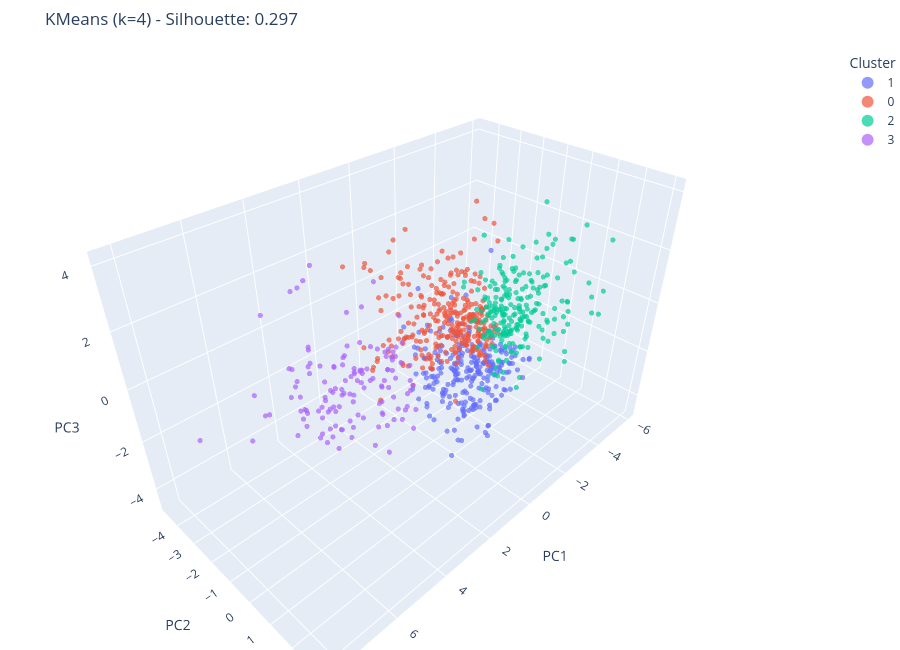
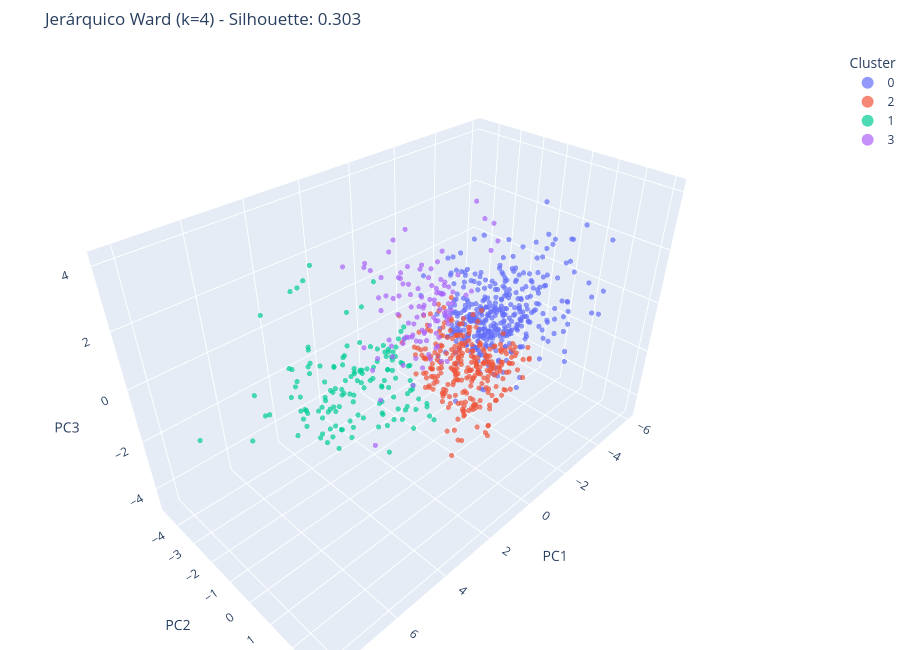
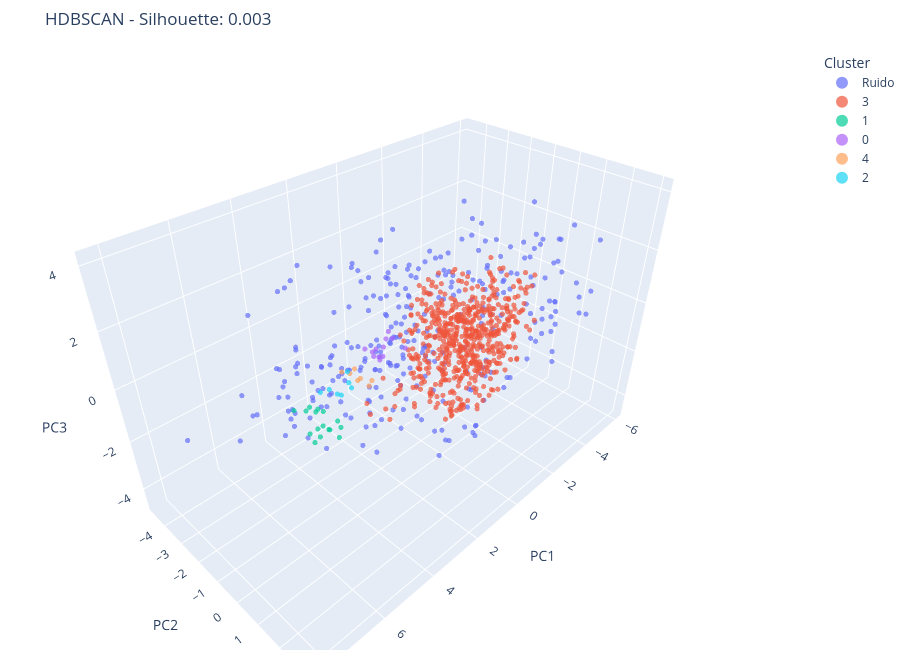

Notebook code cell kept with these figures, in order:
### Code cell
for titulo, labels_metodo in resultados.items():
    plot_clusters_3d(X, labels_metodo, titulo)

### Figure 1 — Plotly figure (JSON) as saved in the notebook; plotly's stock layout.template omitted (floating-point values rounded to 4 significant figures; data arrays with more than 128 entries replaced by an {"elided": "..."} marker saying what was removed)
{"data": [{"hovertemplate": "<b>%{hovertext}</b><br><br>Cluster=1<br>PC1=%{x}<br>PC2=%{y}<br>PC3=%{z}<extra></extra>", "hovertext": {"elided": "261 str values"}, "legendgroup": "1", "marker": {"color": "#636efa", "opacity": 0.7, "size": 3, "symbol": "circle"}, "mode": "markers", "name": "1", "scene": "scene", "showlegend": true, "type": "scatter3d", "x": {"elided": "261 float values"}, "y": {"elided": "261 float values"}, "z": {"elided": "261 float values"}}, {"hovertemplate": "<b>%{hovertext}</b><br><br>Cluster=0<br>PC1=%{x}<br>PC2=%{y}<br>PC3=%{z}<extra></extra>", "hovertext": {"elided": "299 str values"}, "legendgroup": "0", "marker": {"color": "#EF553B", "opacity": 0.7, "size": 3, "symbol": "circle"}, "mode": "markers", "name": "0", "scene": "scene", "showlegend": true, "type": "scatter3d", "x": {"elided": "299 float values"}, "y": {"elided": "299 float values"}, "z": {"elided": "299 float values"}}, {"hovertemplate": "<b>%{hovertext}</b><br><br>Cluster=2<br>PC1=%{x}<br>PC2=%{y}<br>PC3=%{z}<extra></extra>", "hovertext": {"elided": "229 str values"}, "legendgroup": "2", "marker": {"color": "#00cc96", "opacity": 0.7, "size": 3, "symbol": "circle"}, "mode": "markers", "name": "2", "scene": "scene", "showlegend": true, "type": "scatter3d", "x": {"elided": "229 float values"}, "y": {"elided": "229 float values"}, "z": {"elided": "229 float values"}}, {"hovertemplate": "<b>%{hovertext}</b><br><br>Cluster=3<br>PC1=%{x}<br>PC2=%{y}<br>PC3=%{z}<extra></extra>", "hovertext": {"elided": "130 str values"}, "legendgroup": "3", "marker": {"color": "#ab63fa", "opacity": 0.7, "size": 3, "symbol": "circle"}, "mode": "markers", "name": "3", "scene": "scene", "showlegend": true, "type": "scatter3d", "x": {"elided": "130 float values"}, "y": {"elided": "130 float values"}, "z": {"elided": "130 float values"}}], "layout": {"height": 650, "legend": {"itemsizing": "constant", "title": {"text": "Cluster"}, "tracegroupgap": 0}, "margin": {"b": 0, "l": 0, "r": 0, "t": 50}, "scene": {"domain": {"x": [0, 1], "y": [0, 1]}, "xaxis": {"title": {"text": "PC1"}}, "yaxis": {"title": {"text": "PC2"}}, "zaxis": {"title": {"text": "PC3"}}}, "title": {"text": "KMeans (k=4) - Silhouette: 0.297"}}}

### Figure 2 — Plotly figure (JSON) as saved in the notebook; plotly's stock layout.template omitted (floating-point values rounded to 4 significant figures; data arrays with more than 128 entries replaced by an {"elided": "..."} marker saying what was removed)
{"data": [{"hovertemplate": "<b>%{hovertext}</b><br><br>Cluster=0<br>PC1=%{x}<br>PC2=%{y}<br>PC3=%{z}<extra></extra>", "hovertext": {"elided": "391 str values"}, "legendgroup": "0", "marker": {"color": "#636efa", "opacity": 0.7, "size": 3, "symbol": "circle"}, "mode": "markers", "name": "0", "scene": "scene", "showlegend": true, "type": "scatter3d", "x": {"elided": "391 float values"}, "y": {"elided": "391 float values"}, "z": {"elided": "391 float values"}}, {"hovertemplate": "<b>%{hovertext}</b><br><br>Cluster=2<br>PC1=%{x}<br>PC2=%{y}<br>PC3=%{z}<extra></extra>", "hovertext": {"elided": "280 str values"}, "legendgroup": "2", "marker": {"color": "#EF553B", "opacity": 0.7, "size": 3, "symbol": "circle"}, "mode": "markers", "name": "2", "scene": "scene", "showlegend": true, "type": "scatter3d", "x": {"elided": "280 float values"}, "y": {"elided": "280 float values"}, "z": {"elided": "280 float values"}}, {"hovertemplate": "<b>%{hovertext}</b><br><br>Cluster=1<br>PC1=%{x}<br>PC2=%{y}<br>PC3=%{z}<extra></extra>", "hovertext": {"elided": "143 str values"}, "legendgroup": "1", "marker": {"color": "#00cc96", "opacity": 0.7, "size": 3, "symbol": "circle"}, "mode": "markers", "name": "1", "scene": "scene", "showlegend": true, "type": "scatter3d", "x": {"elided": "143 float values"}, "y": {"elided": "143 float values"}, "z": {"elided": "143 float values"}}, {"hovertemplate": "<b>%{hovertext}</b><br><br>Cluster=3<br>PC1=%{x}<br>PC2=%{y}<br>PC3=%{z}<extra></extra>", "hovertext": ["02077", "02082", "13029", "16003", "16013", "16029", "16036", "16040", "16041", "16062", "16110", "16115", "16143", "16149", "16165", "16176", "16189", "16213", "16217", "16218", "16228", "16231", "16240", "16243", "16259", "16269", "16275", "16279", "19005", "19007", "19009", "19011", "19015", "19017", "19020", "19034", "19037", "19050", "19054", "19061", "19066", "19070", "19074", "19079", "19088", "19102", "19111", "19112", "19115", "19118", "19121", "19123", "19125", "19136", "19139", "19146", "19155", "19165", "19166", "19170", "19172", "19177", "19182", "19184", "19189", "19194", "19195", "19197", "19202", "19203", "19208", "19211", "19228", "19232", "19233", "19234", "19238", "19242", "19257", "19262", "19263", "19267", "19277", "19281", "19298", "19307", "19308", "19318", "19325", "19329", "19330", "19334", "19335", "45008", "45017", "45042", "45058", "45075", "45080", "45093", "45108", "45120", "45129", "45159", "45194"], "legendgroup": "3", "marker": {"color": "#ab63fa", "opacity": 0.7, "size": 3, "symbol": "circle"}, "mode": "markers", "name": "3", "scene": "scene", "showlegend": true, "type": "scatter3d", "x": [-0.7299, -0.3616, -0.6444, 0.2601, -1.112, -0.3927, 0.2813, 0.4969, -0.2196, -0.2098, -0.2022, 0.1107, -0.4806, 0.6148, -0.6931, -1.107, 0.0271, -0.5639, -0.5605, -0.03677, -0.4511, -0.5836, -0.01636, -0.1766, -1.544, -0.1122, -0.2621, 1.635, 1.808, 1.106, -0.4168, 1.235, 0.4878, -0.05876, 0.5765, -0.006992, -0.05258, 0.8137, -0.2965, 0.08052, -0.6441, 1.288, 1.077, -0.2924, 1.872, -0.4184, -0.1043, 1.345, 0.1149, -0.5036, 0.7691, -0.6097, -0.5919, 0.2444, 0.03537, -0.1966, 1.466, 0.1798, 0.06382, -0.58, 0.2433, -0.6295, 0.8697, 0.8783, 1.53, -0.2777, -0.05197, 0.06096, 0.7872, 0.5384, -1.062, 0.5757, 0.9473, -0.001106, 0.3034, -0.5234, 0.2711, 0.6628, 1.548, -1.829, 0.7359, -0.4732, -0.5378, -0.6655, -0.5001, 0.5711, -0.2208, 0.1055, -0.5461, -1.362, 0.06718, -0.223, -0.5232, 0.06711, -0.1936, 0.2064, 0.1497, -0.3411, 0.007382, 0.2129, -0.3847, 0.5222, -0.6205, 0.4729, -0.9185], "y": [-1.953, -1.558, -1.455, -1.903, 0.3925, -1.95, -0.7522, -1.423, -0.8432, -1.91, -0.6818, -0.564, -2.128, -1.28, -1.951, -0.4919, -0.4512, -0.9995, -1.518, -0.9449, -0.7207, -1.425, -1.638, -0.2938, -0.1334, -0.4224, -3.863, -1.891, -3.335, -1.547, -0.9018, -0.9937, -2.568, -2.357, -2.03, -4.12, -1.631, -3.433, -0.955, -2.686, -2.749, -1.935, -2.678, -1.695, -2.07, -0.7473, -1.389, -2.649, -2.609, -1.256, -1.351, -1.271, -2.874, 1.238, -2.458, -2.758, -2.72, -2.19, -1.036, -2.342, -2.873, -0.9882, -1.703, -0.1703, -1.354, -1.368, -2.57, -1.528, -1.259, -2.577, -3.359, -1.286, -1.407, -1.735, -1.019, -1.579, -1.257, -1.394, -0.2808, -2.689, -2.157, -2.49, -1.22, -1.164, -1.451, -3.976, -1.879, -0.8202, -3.844, -0.3523, -0.7788, -3.88, -1.287, -0.7714, -0.64, -1.337, 0.3334, -0.8745, -3.805, -1.026, 0.09118, -2.009, -1.594, -1.06, -2.238], "z": [1.453, 1.139, -0.9591, 0.9197, 3.151, -0.1589, 1.63, -1.236, 0.4854, -1.14, 1.52, 1.86, 0.4161, -0.4105, 0.3077, 4.132, 0.3664, 0.6103, 0.8051, -0.7766, 0.8004, 0.8378, -0.4567, 2.107, 3.398, 1.481, 0.5475, 1.393, 1.971, 1.382, 0.1034, 2.071, -1.758, 1.636, 1.587, 0.8189, 0.4011, 1.674, 1.413, -0.261, -1.562, 1.298, -1.592, -1.038, -4.657, 0.5429, -0.1883, -1.933, 1.209, 0.8861, 0.922, 0.8421, -1.008, 3.647, -1.183, -2.587, 2.052, -0.8972, 1.012, -0.09073, -1.583, 0.1218, 2.035, 3.001, 1.555, 0.04409, 0.9162, -1.917, -2.122, 2.298, -2.077, 0.4842, 3.616, 1.806, -0.9769, 0.3717, -0.2639, -0.2072, 2.348, -2.607, 2.933, -0.8109, -1.788, 0.1977, -0.7175, -2.037, 1.813, 0.3393, -2.179, 3.539, 0.7806, -0.776, 2.412, 1.854, -1.309, 0.7417, 1.801, 0.2967, -4.682, -1.21, 1.612, -0.9101, -0.3367, -0.01345, 0.9337]}], "layout": {"height": 650, "legend": {"itemsizing": "constant", "title": {"text": "Cluster"}, "tracegroupgap": 0}, "margin": {"b": 0, "l": 0, "r": 0, "t": 50}, "scene": {"domain": {"x": [0, 1], "y": [0, 1]}, "xaxis": {"title": {"text": "PC1"}}, "yaxis": {"title": {"text": "PC2"}}, "zaxis": {"title": {"text": "PC3"}}}, "title": {"text": "Jerárquico Ward (k=4) - Silhouette: 0.303"}}}

### Figure 3 — Plotly figure (JSON) as saved in the notebook; plotly's stock layout.template omitted (floating-point values rounded to 4 significant figures; data arrays with more than 128 entries replaced by an {"elided": "..."} marker saying what was removed)
{"data": [{"hovertemplate": "<b>%{hovertext}</b><br><br>Cluster=Ruido<br>PC1=%{x}<br>PC2=%{y}<br>PC3=%{z}<extra></extra>", "hovertext": {"elided": "289 str values"}, "legendgroup": "Ruido", "marker": {"color": "#636efa", "opacity": 0.7, "size": 3, "symbol": "circle"}, "mode": "markers", "name": "Ruido", "scene": "scene", "showlegend": true, "type": "scatter3d", "x": {"elided": "289 float values"}, "y": {"elided": "289 float values"}, "z": {"elided": "289 float values"}}, {"hovertemplate": "<b>%{hovertext}</b><br><br>Cluster=3<br>PC1=%{x}<br>PC2=%{y}<br>PC3=%{z}<extra></extra>", "hovertext": {"elided": "588 str values"}, "legendgroup": "3", "marker": {"color": "#EF553B", "opacity": 0.7, "size": 3, "symbol": "circle"}, "mode": "markers", "name": "3", "scene": "scene", "showlegend": true, "type": "scatter3d", "x": {"elided": "588 float values"}, "y": {"elided": "588 float values"}, "z": {"elided": "588 float values"}}, {"hovertemplate": "<b>%{hovertext}</b><br><br>Cluster=1<br>PC1=%{x}<br>PC2=%{y}<br>PC3=%{z}<extra></extra>", "hovertext": ["13064", "19058", "19071", "19105", "19126", "19171", "19274", "19280", "45016", "45023", "45038", "45099", "45122", "45123", "45176", "45183"], "legendgroup": "1", "marker": {"color": "#00cc96", "opacity": 0.7, "size": 3, "symbol": "circle"}, "mode": "markers", "name": "1", "scene": "scene", "showlegend": true, "type": "scatter3d", "x": [5.394, 4.737, 5.075, 4.787, 5.017, 5.295, 5.463, 5.344, 4.926, 5.152, 5.022, 5.06, 4.95, 4.963, 4.781, 5.263], "y": [-0.008113, 0.362, 0.2521, -0.3202, -0.2555, 0.04343, -0.7608, -0.2743, 0.5034, -0.06113, -0.0681, -0.5797, 0.1276, -0.4348, 0.2941, -0.4661], "z": [-0.9033, -0.5164, -0.4519, -0.3198, -0.06135, -0.4281, -0.1489, -0.782, -0.6832, -0.8788, -0.5564, -0.1571, -0.6228, -0.2995, -0.3025, -0.1078]}, {"hovertemplate": "<b>%{hovertext}</b><br><br>Cluster=0<br>PC1=%{x}<br>PC2=%{y}<br>PC3=%{z}<extra></extra>", "hovertext": ["16027", "16052", "16904", "19006", "19113", "19266", "45012", "45032", "45035", "45060", "45086", "45104"], "legendgroup": "0", "marker": {"color": "#ab63fa", "opacity": 0.7, "size": 3, "symbol": "circle"}, "mode": "markers", "name": "0", "scene": "scene", "showlegend": true, "type": "scatter3d", "x": [1.87, 1.465, 1.879, 1.955, 1.698, 1.461, 2.065, 2.007, 1.938, 1.66, 1.94, 2.055], "y": [-1.086, -0.3695, -1.411, -1.159, -0.9697, -0.9386, -0.9124, -1.21, -1.694, -0.8958, -0.8625, -0.7114], "z": [-0.421, 0.1815, -0.2786, -0.003135, 0.3499, 0.2693, -0.1142, -0.2809, -0.2732, 0.6391, -0.1369, 0.346]}, {"hovertemplate": "<b>%{hovertext}</b><br><br>Cluster=4<br>PC1=%{x}<br>PC2=%{y}<br>PC3=%{z}<extra></extra>", "hovertext": ["16263", "45050", "45061", "45069", "45116", "45143", "45147"], "legendgroup": "4", "marker": {"color": "#FFA15A", "opacity": 0.7, "size": 3, "symbol": "circle"}, "mode": "markers", "name": "4", "scene": "scene", "showlegend": true, "type": "scatter3d", "x": [3.133, 3.49, 3.32, 3.427, 2.811, 3.349, 3.292], "y": [-0.826, -0.9964, -0.8325, 0.1265, -0.4357, -0.3297, -0.5198], "z": [0.03772, 0.01854, -0.03438, 0.09069, -0.3619, 0.06418, -0.144]}, {"hovertemplate": "<b>%{hovertext}</b><br><br>Cluster=2<br>PC1=%{x}<br>PC2=%{y}<br>PC3=%{z}<extra></extra>", "hovertext": ["19331", "45002", "45025", "45051", "45085", "45119", "45180"], "legendgroup": "2", "marker": {"color": "#19d3f3", "opacity": 0.7, "size": 3, "symbol": "circle"}, "mode": "markers", "name": "2", "scene": "scene", "showlegend": true, "type": "scatter3d", "x": [4.739, 4.168, 3.925, 4.2, 4.89, 4.597, 4.454], "y": [-0.0316, 0.2327, -0.2, 0.1599, -0.2453, 0.1285, 0.1175], "z": [0.601, 0.4925, 0.6842, 0.6476, 0.4686, 0.4537, 0.3289]}], "layout": {"height": 650, "legend": {"itemsizing": "constant", "title": {"text": "Cluster"}, "tracegroupgap": 0}, "margin": {"b": 0, "l": 0, "r": 0, "t": 50}, "scene": {"domain": {"x": [0, 1], "y": [0, 1]}, "xaxis": {"title": {"text": "PC1"}}, "yaxis": {"title": {"text": "PC2"}}, "zaxis": {"title": {"text": "PC3"}}}, "title": {"text": "HDBSCAN - Silhouette: 0.003"}}}
